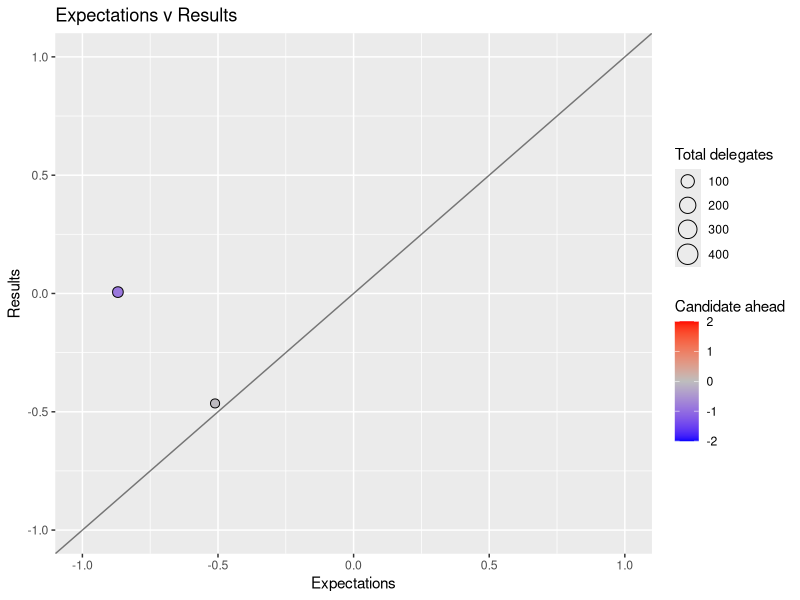

R code for this plot:
## ---- chunk 1
require(ggplot2)
## ---- chunk 2
delegates <- data.frame(State = c("Iowa", "New Hampshire"),
                        Clinton_percentage=c(49.86, 37.95), Sanders_percentage=c(49.57, 60.4),
                        Clinton_expect=c(13, 9), Sanders_expect=c(31, 15))
## ---- chunk 3
plot <- ggplot(delegates, aes(x = log(Clinton_expect/Sanders_expect), y = log(Clinton_percentage/Sanders_percentage),
                              fill = log(Clinton_expect/Sanders_expect) - log(Clinton_percentage/Sanders_percentage))) +
  #geom_text( aes(label=State), hjust = 0, vjust = 0 ) +
  geom_point( aes(size = Clinton_expect+Sanders_expect), shape=21) +
  scale_size_continuous(range = c(2,7), limits = c(14,475)) +
  scale_fill_gradientn(colours = c("blue", "grey", "red"), name="Candidate ahead", limits=c(-2,2)) +
  labs(title = "Expectations v Results", x = "Expectations", y = "Results", size = "Total delegates") +
  geom_abline(intercept = 0, slope=1, alpha = 0.5) +
  xlim(-1,1) + ylim(-1,1)
plot
